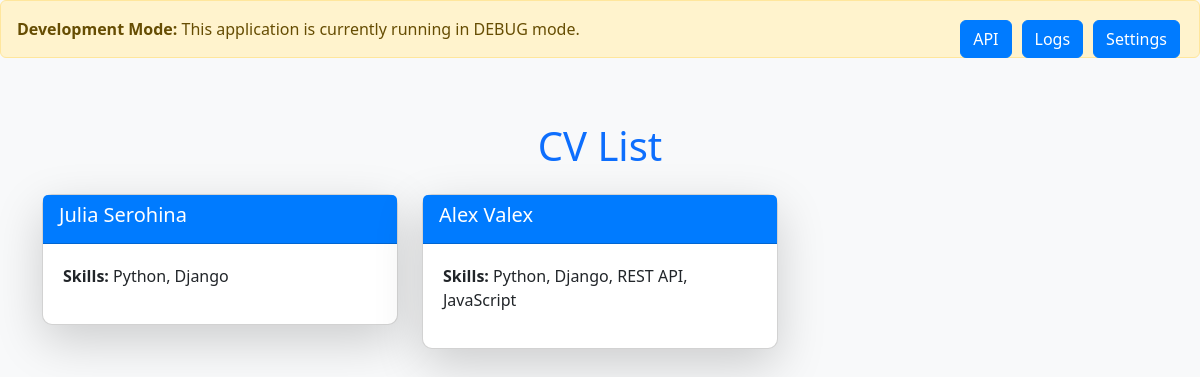
/, run on an earlier commit of the app's database.
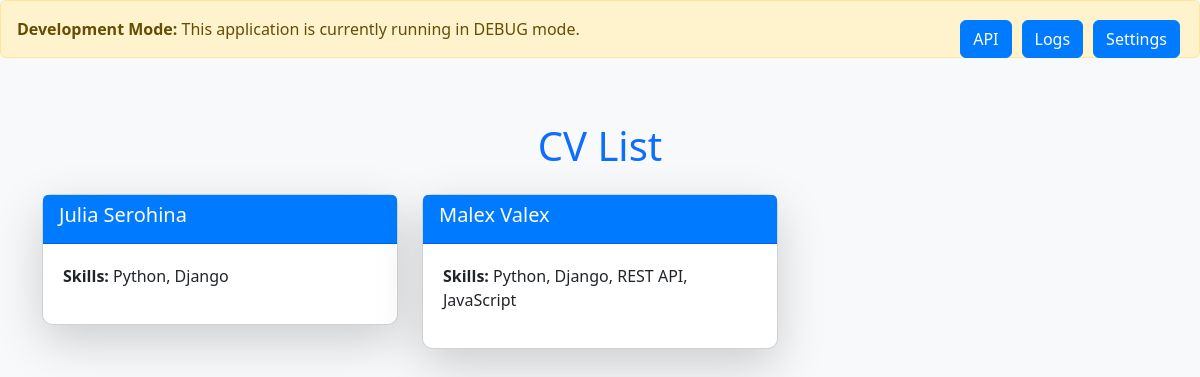
And on a later commit of the database.
### main/models.py (models this page shows, shortened)
class CV(models.Model):
    first_name = models.CharField(max_length=50)
    last_name = models.CharField(max_length=50)
    bio = models.TextField(blank=True)
    skills = models.TextField(help_text="List your skills separated by commas", blank=True)
    projects = models.TextField(help_text="Describe your projects", blank=True)
    contacts = models.TextField(help_text="Provide your contact information", blank=True)

### main/views.py (the view)
# urls.py: path('', main.views.main_page, name='main_page'),
def main_page(request):
    cv_all_list = CV.objects.only("first_name", "last_name", "skills")
    return render(request, 'main_page.html', {"cv_all_list": cv_all_list})

### main/context_processors.py (called while the page is built)
def settings_context(request):
    return {
        'settings': {
            'DEBUG': settings.DEBUG,
            'LANGUAGE_CODE': settings.LANGUAGE_CODE,
            'TIME_ZONE': settings.TIME_ZONE,
        }
    }

### templates/main_page.html (shortened to what this page needs)
<!DOCTYPE html>
<html lang="en">
<head>
    <link href="https://cdn.jsdelivr.net/npm/bootstrap@5.3.3/dist/css/bootstrap.min.css" rel="stylesheet">
</head>
<body>
        {% if settings.DEBUG %}
        <div class="debug-info alert alert-warning">
            <strong>Development Mode:</strong> This application is currently running in DEBUG mode.
        </div>
        {% endif %}
<div class="top-buttons-container">
    <a href="{% url 'api_page' %}" class="btn btn-primary">API</a>
    <a href="{% url 'logs' %}" class="btn btn-primary">Logs</a>
    <a href="{% url 'settings_view' %}" class="btn btn-primary">Settings</a>
</div>
<div class="container py-5">
    <h1 class="mb-4 text-center text-primary">CV List</h1>
    <div class="row">
        {% for cv in cv_all_list %}
            <div class="col-md-4 mb-4">
                <a href="{% url 'cv_details' cv.id %}" style="text-decoration: none; color: inherit;">
                <div class="card shadow-lg">
                    <div class="card-header">
                        <h5 class="card-title">{{ cv.first_name }} {{ cv.last_name }}</h5>
                    </div>
                    <div class="card-body">
                        <p><strong>Skills:</strong> {{ cv.skills }}</p>
                    </div>
                </div>
                </a>
            </div>
        {% endfor %}
    </div>
</div>
</body>
</html>

### templates/main_page.html (style rules this page uses)
body { background-color: #f8f9fa; }
.card { border-radius: 10px; }
.card-header { background-color: #007bff; color: white; font-weight: bold; }
.card-body { padding: 20px; }
.btn-primary { background-color: #007bff; border-color: #007bff; }
.top-buttons-container { position: fixed; top: 20px; right: 20px; z-index: 1000; display: flex; gap: 10px; }

What changed in the data, as far as the page shows it:
changed CV "Valex": first_name "Alex" → "Malex"
